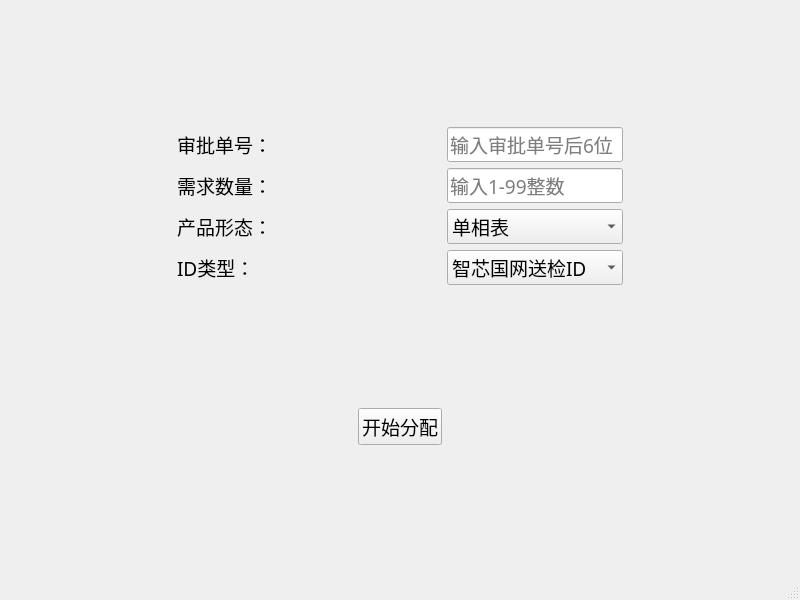
<?xml version="1.0" encoding="UTF-8"?>
<ui version="4.0">
 <class>chip_id_assignment</class>
 <widget class="QMainWindow" name="chip_id_assignment">
  <property name="geometry">
   <rect>
    <x>0</x>
    <y>0</y>
    <width>800</width>
    <height>600</height>
   </rect>
  </property>
  <property name="font">
   <font>
    <family>黑体</family>
    <pointsize>12</pointsize>
    <weight>50</weight>
    <bold>false</bold>
   </font>
  </property>
  <property name="windowTitle">
   <string>芯片ID分配工具</string>
  </property>
  <widget class="QWidget" name="centralwidget">
   <layout class="QHBoxLayout" name="horizontalLayout_4">
    <item>
     <layout class="QVBoxLayout" name="verticalLayout_3">
      <item>
       <spacer name="verticalSpacer_3">
        <property name="font">
         <font>
          <pointsize>14</pointsize>
         </font>
        </property>
        <property name="orientation">
         <enum>Qt::Vertical</enum>
        </property>
        <property name="sizeHint" stdset="0">
         <size>
          <width>102</width>
          <height>23</height>
         </size>
        </property>
       </spacer>
      </item>
      <item>
       <layout class="QHBoxLayout" name="horizontalLayout">
        <item>
         <spacer name="horizontalSpacer_8">
          <property name="font">
           <font>
            <pointsize>14</pointsize>
           </font>
          </property>
          <property name="orientation">
           <enum>Qt::Horizontal</enum>
          </property>
          <property name="sizeHint" stdset="0">
           <size>
            <width>50</width>
            <height>17</height>
           </size>
          </property>
         </spacer>
        </item>
        <item>
         <layout class="QVBoxLayout" name="verticalLayout_2">
          <item>
           <widget class="QLabel" name="label">
            <property name="font">
             <font>
              <pointsize>14</pointsize>
             </font>
            </property>
            <property name="text">
             <string>审批单号：</string>
            </property>
           </widget>
          </item>
          <item>
           <widget class="QLabel" name="label_2">
            <property name="font">
             <font>
              <pointsize>14</pointsize>
             </font>
            </property>
            <property name="text">
             <string>需求数量：</string>
            </property>
           </widget>
          </item>
          <item>
           <widget class="QLabel" name="label_3">
            <property name="font">
             <font>
              <pointsize>14</pointsize>
             </font>
            </property>
            <property name="text">
             <string>产品形态：</string>
            </property>
           </widget>
          </item>
          <item>
           <widget class="QLabel" name="label_4">
            <property name="font">
             <font>
              <pointsize>14</pointsize>
             </font>
            </property>
            <property name="text">
             <string>ID类型：</string>
            </property>
           </widget>
          </item>
         </layout>
        </item>
        <item>
         <spacer name="horizontalSpacer_3">
          <property name="font">
           <font>
            <pointsize>14</pointsize>
           </font>
          </property>
          <property name="orientation">
           <enum>Qt::Horizontal</enum>
          </property>
          <property name="sizeHint" stdset="0">
           <size>
            <width>36</width>
            <height>103</height>
           </size>
          </property>
         </spacer>
        </item>
        <item>
         <layout class="QVBoxLayout" name="verticalLayout">
          <item>
           <widget class="QLineEdit" name="le_approval">
            <property name="font">
             <font>
              <pointsize>14</pointsize>
             </font>
            </property>
            <property name="maxLength">
             <number>10000</number>
            </property>
            <property name="placeholderText">
             <string>输入审批单号后6位</string>
            </property>
           </widget>
          </item>
          <item>
           <widget class="QLineEdit" name="le_qty">
            <property name="font">
             <font>
              <pointsize>14</pointsize>
             </font>
            </property>
            <property name="maxLength">
             <number>10000</number>
            </property>
            <property name="placeholderText">
             <string>输入1-99整数</string>
            </property>
           </widget>
          </item>
          <item>
           <widget class="QComboBox" name="cb_type_prod">
            <property name="font">
             <font>
              <pointsize>14</pointsize>
             </font>
            </property>
            <item>
             <property name="text">
              <string>单相表</string>
             </property>
            </item>
            <item>
             <property name="text">
              <string>三相表</string>
             </property>
            </item>
            <item>
             <property name="text">
              <string>I型采集器</string>
             </property>
            </item>
            <item>
             <property name="text">
              <string>II型采集器</string>
             </property>
            </item>
            <item>
             <property name="text">
              <string>集中器</string>
             </property>
            </item>
           </widget>
          </item>
          <item>
           <widget class="QComboBox" name="cb_type_id">
            <property name="font">
             <font>
              <pointsize>14</pointsize>
             </font>
            </property>
            <item>
             <property name="text">
              <string>智芯国网送检ID</string>
             </property>
            </item>
            <item>
             <property name="text">
              <string>智芯ID</string>
             </property>
            </item>
            <item>
             <property name="text">
              <string>海思ID</string>
             </property>
            </item>
           </widget>
          </item>
         </layout>
        </item>
        <item>
         <spacer name="horizontalSpacer_9">
          <property name="font">
           <font>
            <pointsize>14</pointsize>
           </font>
          </property>
          <property name="orientation">
           <enum>Qt::Horizontal</enum>
          </property>
          <property name="sizeHint" stdset="0">
           <size>
            <width>50</width>
            <height>17</height>
           </size>
          </property>
         </spacer>
        </item>
       </layout>
      </item>
      <item>
       <spacer name="verticalSpacer_2">
        <property name="font">
         <font>
          <pointsize>14</pointsize>
         </font>
        </property>
        <property name="orientation">
         <enum>Qt::Vertical</enum>
        </property>
        <property name="sizeHint" stdset="0">
         <size>
          <width>102</width>
          <height>23</height>
         </size>
        </property>
       </spacer>
      </item>
      <item>
       <layout class="QHBoxLayout" name="horizontalLayout_3">
        <item>
         <spacer name="horizontalSpacer_4">
          <property name="font">
           <font>
            <pointsize>14</pointsize>
           </font>
          </property>
          <property name="orientation">
           <enum>Qt::Horizontal</enum>
          </property>
          <property name="sizeHint" stdset="0">
           <size>
            <width>159</width>
            <height>17</height>
           </size>
          </property>
         </spacer>
        </item>
        <item>
         <widget class="QPushButton" name="btn_assign">
          <property name="font">
           <font>
            <pointsize>14</pointsize>
           </font>
          </property>
          <property name="text">
           <string>开始分配</string>
          </property>
          <property name="autoDefault">
           <bool>false</bool>
          </property>
          <property name="default">
           <bool>false</bool>
          </property>
          <property name="flat">
           <bool>false</bool>
          </property>
         </widget>
        </item>
        <item>
         <spacer name="horizontalSpacer_5">
          <property name="font">
           <font>
            <pointsize>14</pointsize>
           </font>
          </property>
          <property name="orientation">
           <enum>Qt::Horizontal</enum>
          </property>
          <property name="sizeHint" stdset="0">
           <size>
            <width>158</width>
            <height>17</height>
           </size>
          </property>
         </spacer>
        </item>
       </layout>
      </item>
      <item>
       <spacer name="verticalSpacer_4">
        <property name="font">
         <font>
          <pointsize>14</pointsize>
         </font>
        </property>
        <property name="orientation">
         <enum>Qt::Vertical</enum>
        </property>
        <property name="sizeHint" stdset="0">
         <size>
          <width>102</width>
          <height>23</height>
         </size>
        </property>
       </spacer>
      </item>
      <item>
       <layout class="QHBoxLayout" name="horizontalLayout_2" stretch=""/>
      </item>
     </layout>
    </item>
   </layout>
  </widget>
  <widget class="QMenuBar" name="menubar">
   <property name="geometry">
    <rect>
     <x>0</x>
     <y>0</y>
     <width>800</width>
     <height>26</height>
    </rect>
   </property>
  </widget>
  <widget class="QStatusBar" name="statusbar"/>
 </widget>
 <resources/>
 <connections/>
</ui>
